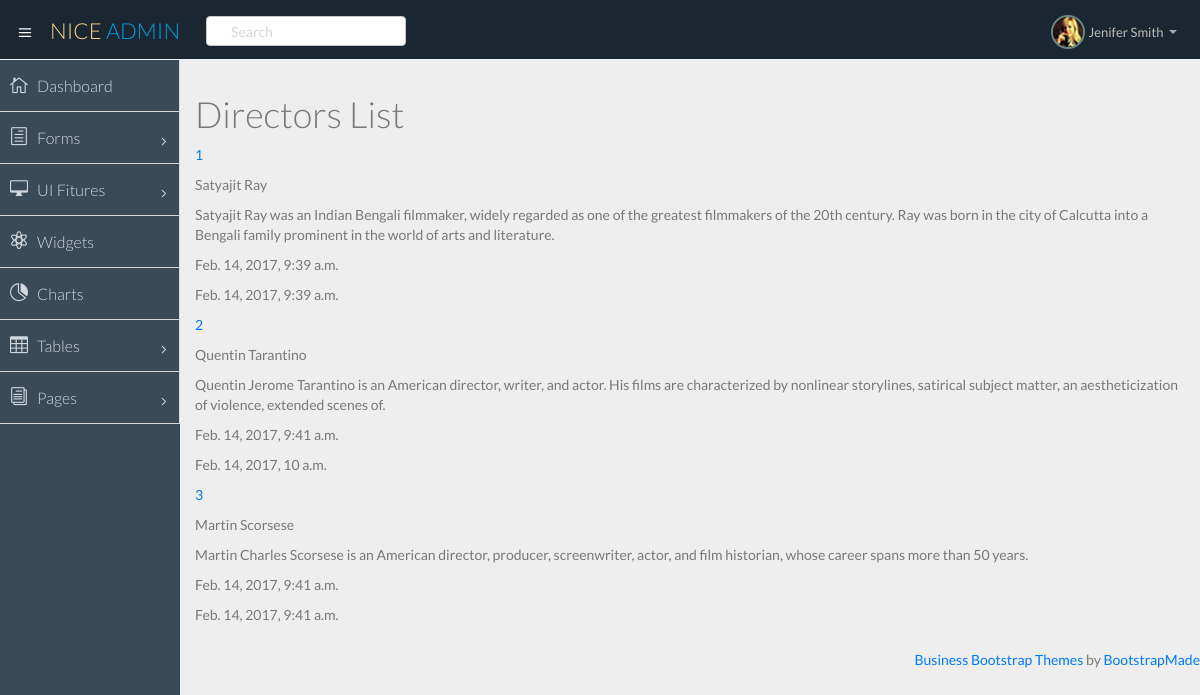
The page /directors/ on the database its author committed.
### directors/models.py (models this page shows, shortened)
class Director(models.Model):
    name = models.CharField(max_length=120)
    bio = models.TextField()
    created_at = models.DateTimeField(auto_now=False, auto_now_add=True)
    updated_at = models.DateTimeField(auto_now=True, auto_now_add=False)
    def get_absolute_url(self):
        return reverse("directors:show", kwargs={"id": self.id})

### directors/views.py (the view)
def director_index(request):
    directors = Director.objects.all()
    context_data = {
        'directors': directors
    }
    return render(request, 'directors/index.html', context_data)

### templates/directors/index.html
{% extends 'layouts/base.html' %}
{% block content %}
    <h1>Directors List</h1>
    {% for director in directors %}
        <p><a href="{{ director.get_absolute_url }}">{{ director.id }}</a></p>
        <p>{{ director.name }}</p>
        <p>{{ director.bio }}</p>
        <p>{{ director.created_at }}</p>
        <p>{{ director.updated_at }}</p>
    {% endfor %}
{% endblock content %}

### templates/layouts/base.html (shortened to what this page needs)
{% load staticfiles %}
<!DOCTYPE html>
<html lang="en">
<head>
    <link rel='stylesheet' href='{% static "css/bootstrap.min.css" %}'/>
    <link rel='stylesheet' href='{% static "css/bootstrap-theme.css" %}'/>
    <link rel='stylesheet' href='{% static "css/elegant-icons-style.css" %}'/>
    <link rel='stylesheet' href='{% static "css/font-awesome.min.css" %}'/>
    <link rel='stylesheet' href='{% static "css/style.css" %}'/>
    <link rel='stylesheet' href='{% static "css/style-responsive.css" %}'/>
</head>
<body>
<section id="container" class="">
    <header class="header dark-bg">
        <div class="toggle-nav">
            <div class="icon-reorder tooltips" data-original-title="Toggle Navigation" data-placement="bottom"><i
                    class="icon_menu"></i></div>
        </div>
        <a href="index.html" class="logo">Nice <span class="lite">Admin</span></a>
        <div class="nav search-row" id="top_menu">
            <ul class="nav top-menu">
                <li>
                    <form class="navbar-form">
                        <input class="form-control" placeholder="Search" type="text">
                    </form>
                </li>
            </ul>
        </div>
        <div class="top-nav notification-row">
            <ul class="nav pull-right top-menu">
                <li class="dropdown">
                    <a data-toggle="dropdown" class="dropdown-toggle" href="#">
                            <span class="profile-ava">
                                <img alt="" src="{% static "img/avatar1_small.jpg" %}">
                            </span>
                        <span class="username">Jenifer Smith</span>
                        <b class="caret"></b>
                    </a>
                </li>
            </ul>
        </div>
    </header>
    <aside>
        <div id="sidebar" class="nav-collapse ">
            <ul class="sidebar-menu">
                <li class="">
                    <a class="" href="index.html">
                        <i class="icon_house_alt"></i>
                        <span>Dashboard</span>
                    </a>
                </li>
                <li class="sub-menu">
                    <a href="javascript:;" class="">
                        <i class="icon_document_alt"></i>
                        <span>Forms</span>
                        <span class="menu-arrow arrow_carrot-right"></span>
                    </a>
                </li>
                <li class="sub-menu">
                    <a href="javascript:;" class="">
                        <i class="icon_desktop"></i>
                        <span>UI Fitures</span>
                        <span class="menu-arrow arrow_carrot-right"></span>
                    </a>
                </li>
                <li>
                    <a class="" href="widgets.html">
                        <i class="icon_genius"></i>
                        <span>Widgets</span>
                    </a>
                </li>
                <li>
                    <a class="" href="chart-chartjs.html">
                        <i class="icon_piechart"></i>
                        <span>Charts</span>
                    </a>
                </li>
                <li class="sub-menu">
                    <a href="javascript:;" class="">
                        <i class="icon_table"></i>
                        <span>Tables</span>
                        <span class="menu-arrow arrow_carrot-right"></span>
                    </a>
                </li>
                <li class="sub-menu">
                    <a href="javascript:;" class="">
                        <i class="icon_documents_alt"></i>
                        <span>Pages</span>
                        <span class="menu-arrow arrow_carrot-right"></span>
                    </a>
                </li>
            </ul>
        </div>
    </aside>
    <section id="main-content">
        <section class="wrapper">
            {% block content %}{% endblock content %}
        </section>
    </section>
    <div class="text-right">
        <div class="credits">
            <a href="https://bootstrapmade.com/free-business-bootstrap-themes-website-templates/">Business Bootstrap
                Themes</a> by <a href="https://bootstrapmade.com/">BootstrapMade</a>
        </div>
    </div>
</section>
</body>
</html>

### rows shown on the page
Director: id "1", name "Satyajit Ray", bio "Satyajit Ray was an Indian Bengali filmmaker, widely regarded as one of the greatest filmmakers of the 20th century. Ray was born in the city of Calcutta into a Bengali family prominent in the world of arts and literature.", created_at "Feb. 14, 2017, 9:39 a.m.", updated_at "Feb. 14, 2017, 9:39 a.m."
Director: id "2", name "Quentin Tarantino", bio "Quentin Jerome Tarantino is an American director, writer, and actor. His films are characterized by nonlinear storylines, satirical subject matter, an aestheticization of violence, extended scenes of.", created_at "Feb. 14, 2017, 9:41 a.m.", updated_at "Feb. 14, 2017, 10 a.m."
Director: id "3", name "Martin Scorsese", bio "Martin Charles Scorsese is an American director, producer, screenwriter, actor, and film historian, whose career spans more than 50 years.", created_at "Feb. 14, 2017, 9:41 a.m.", updated_at "Feb. 14, 2017, 9:41 a.m."
